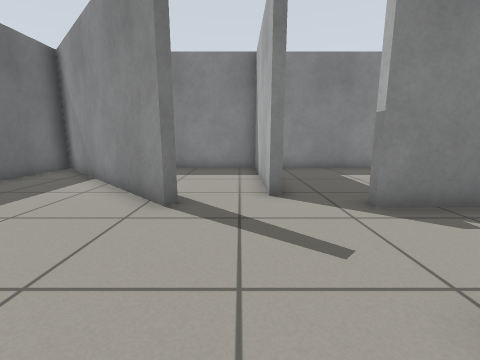
View 1 (above)

12 first-person views from a walk through a world built for the Gazebo simulator. The camera is 0.69 m above the floor, tilts 10° down and sees 90° across. The floor is counted in squares, 0.5 m on a side. Each view is taken from the middle of a square. On the plan, view 1 faces up. The plan holds only what a view shows up to about 12 squares ahead; the rest is blank.

View 2
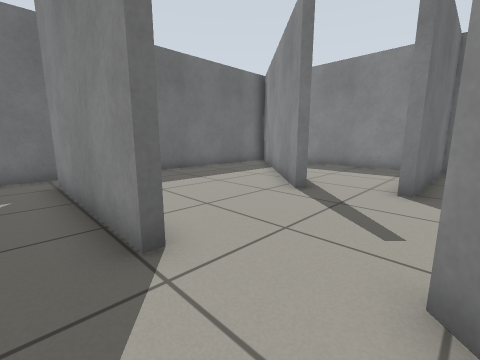

View 3
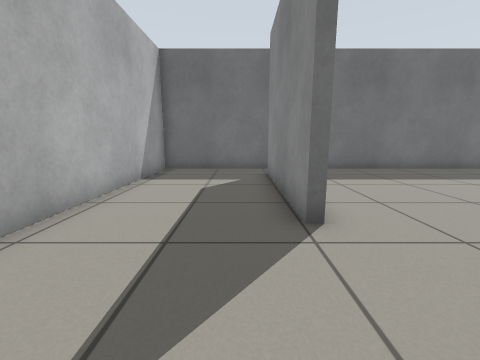

View 4
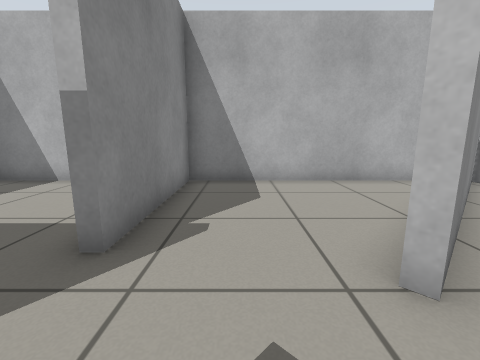

View 5
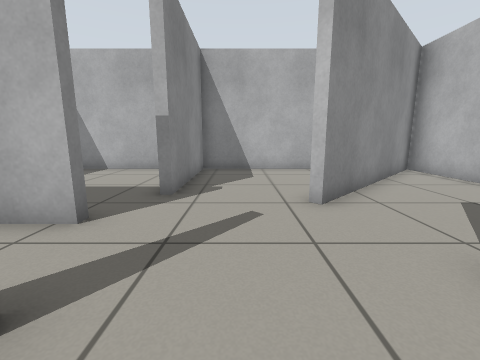

View 6
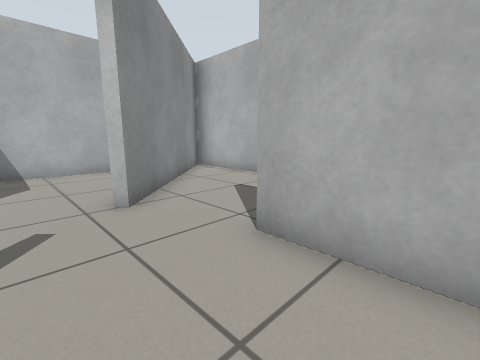

View 7
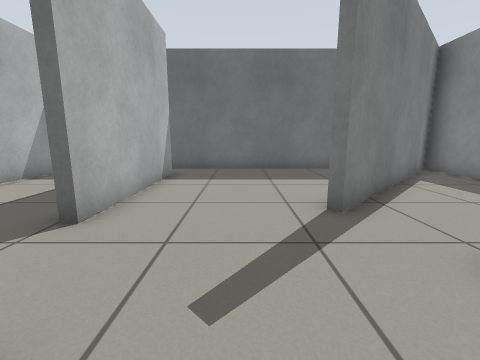

View 8
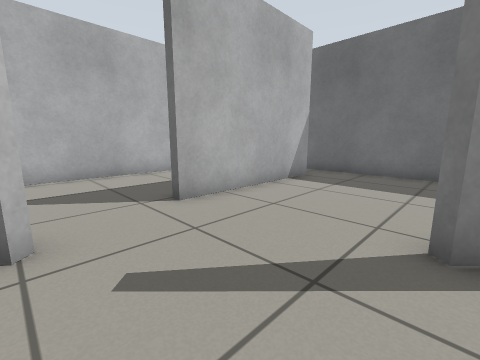

View 9
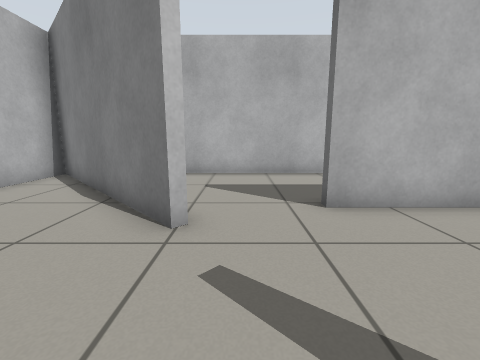

View 10
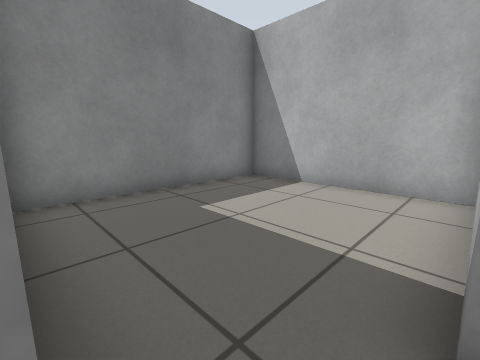

View 11
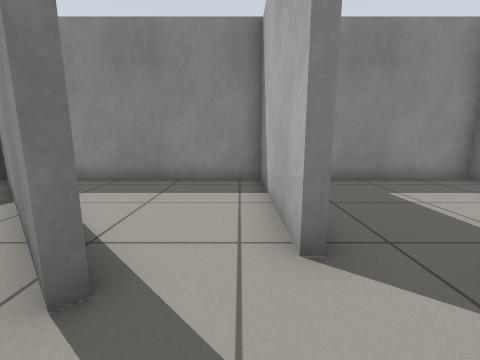

View 12
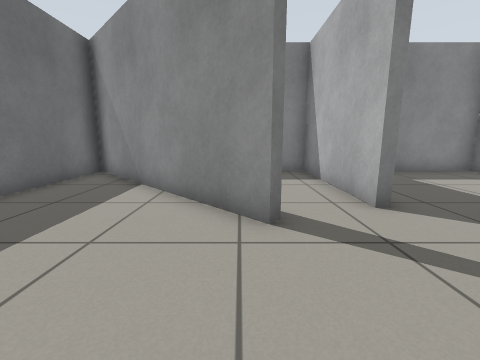

### Floor plan
Points are (right, up) in squares from view 1. A wall is a line through its corners. A room is listed if a view was taken in it or the views show most of it. See-through windows are left out.
Room 1 (views 1, 2, 3)
walls: (-0.6, 0.1) (-6.2, 0.1); (-7.7, 0.4) (-7.7, -4.3) (7.6, -4.3) (1.9, 1.3)
ways out: opening at (-7, 0) to room 2; opening at (0.5, 0) to room 2
Room 2 (views 4, 5, 6, 7, 8, 9, 10, 11, 12)
walls: (-1.5, 4.7) (-7.7, 10.8) (-7.7, 0.4); (-2.2, 5.8) (-1.3, 4.9); (1, 5.6) (0.7, 5.6) (0.7, 7.6); (1.9, 1.3) (2, 1.5) (7.7, -4.1) (7.7, 4.6) (2.6, 4.6); (-6.2, 0.4) (-0.6, 0.4)
ways out: opening at (-7, 0) to room 1; opening at (0.5, 0) to room 1; opening at (2, 5) to room 3; opening at (-0.5, 6.5) to room 4
Room 3 (no view inside)
walls: (7.7, 4.9) (7.7, 11) (1, 11) (1, 5.6)
low walls: (2.6, 4.9) (7.1, 4.9)
ways out: opening at (2, 5) to room 2
Room 4 (no view inside)
walls: (0.7, 7.6) (0.7, 11) (-7.5, 11) (-2.2, 5.8)
ways out: opening at (-0.5, 6.5) to room 2

Positions as (right, up) in squares from view 1, and headings:
1: (0, 0), facing up
2: (2, -1), facing up-left
3: (3, -1), facing left
4: (0, 3), facing right
5: (-3, 3), facing right
6: (-3, 3), facing down-right
7: (3, 3), facing left
8: (2, 5), facing down-left
9: (1, 5), facing down
10: (1, 5), facing up-right
11: (0, 3), facing up
12: (-2, 1), facing up
